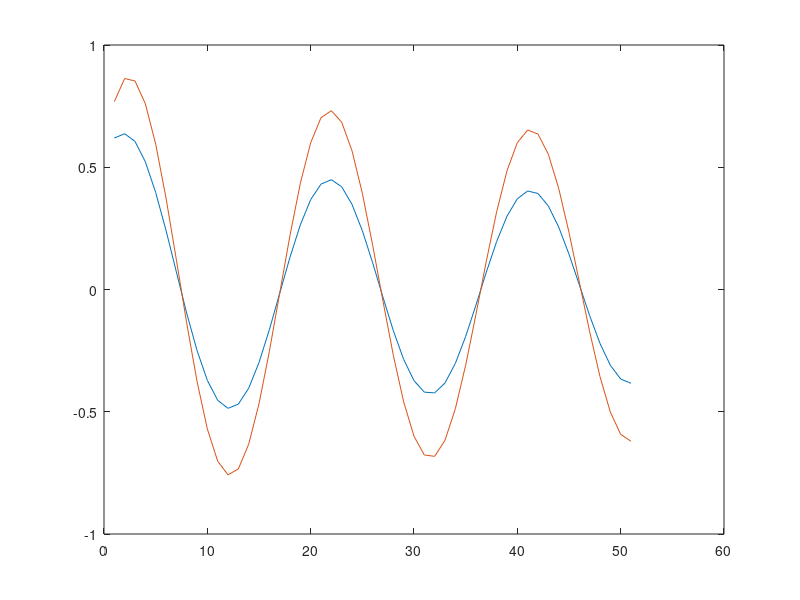

Source code (MATLAB):
%% Algorithm II

clc; clear all; close all;

locality = 3; network = 4;
    
%% Plant dynamics

% Number of pendulums
n = network;

Nx = 2*n; Nu = n;

% A matrix
m = 1; k = 1; d = 3; g = 10; l = 1;

block_off_diag = [0    0; k*l/m  d/(m*l)];
block_diag_extr = [0 1; -g-k*l/m -d/(m*l)];
block_diag = [0 1; -g-2*k*l/m -2*d/(m*l)];

Ac = zeros(Nx,Nx); j = 0;
for i = 1:2:Nx
    j = j+1;
    if j == 1 % first node
        Ac (i:i+1,i+2:i+3) = block_off_diag;
        Ac (i:i+1,i:i+1) = block_diag;
    elseif j == Nx/2  % last node      
        Ac (i:i+1,i:i+1) = block_diag;
        Ac (i:i+1,i-2:i-1) = block_off_diag;
    else
        Ac (i:i+1,i+2:i+3) = block_off_diag;
        Ac (i:i+1,i:i+1) = block_diag;
        Ac (i:i+1,i-2:i-1) = block_off_diag;
    end
end

% B matrix
Bc = zeros(Nx,Nu); j = 0;
for i = 1:2:Nx
    j = j+1;
    Bc (i:i+1,j) = [0; 1];
end

% Discretize 
Ts = .1;

A  = (eye(Nx)+Ac*Ts);
B = Ts*Bc;

%% Scenario definition

% Locality constraint
d = locality;

% Initial condition
rng(2020)
x0 = rand(Nx,1);

% Simulation time
Tsim = 50;

%% Dynamics

x_VAL(:,1) = x0;
for t = 1:Tsim
    x_VAL(:,t+1) = A*x_VAL(:,t);
end

figure(2)
plot(1:Tsim+1,x_VAL(1,:),1:Tsim+1,x_VAL(3,:))